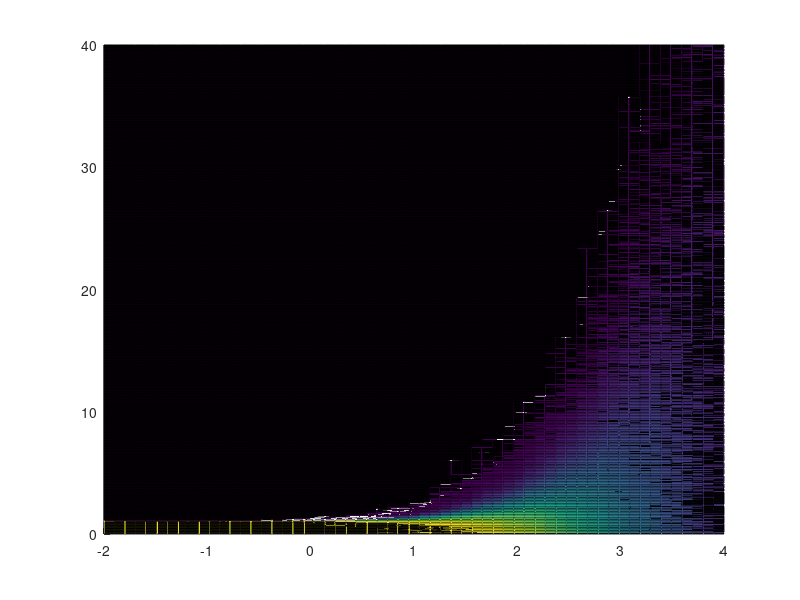

Write MATLAB code to recreate this figure. (Note: this script raises an error after producing the figure.)
clc;clear;close all hidden;
load('thresholds_n20.mat');
load('thresholds_n10.mat');
% load('large_maximum_data_results_n20_3.mat');
% load('large_maximum_data_results_n15_n10_3.mat');
% load('large_maximum_data_results_count_er_100_increasedSNR2.mat');
% load('large_maximum_data_results_count_er_signaltest_SNR200.mat');
% load('large_maximum_data_results_count_er_ztest2.mat');
% load('large_maximum_data_results_count_er_ztest200.mat');
% load('large_maximum_data_results_count_er_ztest200_N20.mat');

% load("large_new_performance_data_results_z_n40.mat")
load('large_new_maximum_data_results_n40_n20_n10.mat');
addpath(genpath('../../GL_classes/'));
%%

% N = 20;
% sparsities = S_RND_20;
% sparse_F = F_RND_20;
% graph_type = 'gaussian';
% graph_param = rnd_param;
% T = T_RND_20;

% N = 20;
% sparsities = S_BA_20;
% sparse_F = F_BA_20;
% graph_type = 'pa';
% graph_param = ba_param;
% T = T_BA_20;

N = 20;
sparsities = S_ER_20;
sparse_F = F_ER_20;
graph_type = 'er';
graph_param = er_param;
T = T_ER_20;

% N=10;
% sparsities = S_ER_10;
% sparse_F = F_ER_10;
% graph_type = 'er';
% graph_param = er_param;
% T = T_ER_10;

% N=10;
% sparsities = S_RND_10;
% sparse_F = F_RND_10;
% graph_type = 'gaussian';
% graph_param = rnd_param;
% T = T_RND_10;

% N=10;
% sparsities = S_BA_10;
% sparse_F = F_BA_10;
% graph_type = 'pa';
% graph_param = ba_param;
% T = T_BA_10;\

% N=40;
% sparsities = S_ER_40;
% sparse_F = F_ER_40;
% graph_type = 'er';
% graph_param = .1:.1:.9;
% T = T_ER_40;

% N=N_list(1);
% sparsities = .2;
% sparse_F = F_surfs(:,:,1);
% graph_type = 'er';
% graph_param = .2;
% T = T_ER_20;

thresholds = 0:.0025:2;
gammas = logspace(-2,4,60);

calculated = zeros(length(sparsities),1);
maximums = zeros(length(sparsities),1);
num_edges = sparsities*(N*(N-1)/2);
for i = 10:(length(sparsities))
    figure(1);
    clf;hold on;
    fig.fig = gcf;
    [X_axis,Y_axis] = meshgrid(log10(gammas),thresholds(2:end)*N);
    fig.s = surf(X_axis,Y_axis,sparse_F(:,2:end,i)');
    fig.s.EdgeColor = "none";
    xlabel("\textbf{log}$$_{\textbf{10}}(\gamma)$$",'Interpreter','latex','FontSize',14)
    ylabel("$$\tilde{\delta}$$",'Interpreter','latex','FontSize',14)
    zlabel("\textbf{F-score}",'Interpreter','latex','FontSize',14)
    view(2)
    ylim([0,10])    
    STANDARDIZE_FIGURE(fig)

    % edge_spread = graphs.get_edge_spread(graph_type,graph_param(i),N);
    edge_spread = graphs.get_edge_spread2(graph_type,graph_param(i),N);
    v_std = graphs.get_vertice_std(graph_type,graph_param(i),N);
    sparsity = graphs.get_sparsity(graph_type,graph_param(i));

    [a,b] = GL.get_cliff_curve(sparsities(i));
    [c1,c2] = GL.plot_cliff_curve(gammas,a,b,N,v_std);

    [X,Y] = meshgrid(log10(gammas),thresholds*N);
    cliff_curve_z1 = interp2(X,Y,sparse_F(:,:,i)',log10(gammas),c1)+1e-3;
    [X,Y] = meshgrid(log10(gammas),thresholds*N);
    cliff_curve_z2 = interp2(X,Y,sparse_F(:,:,i)',log10(gammas),c2)+1e-3;

    plot3(log10(gammas),c1,cliff_curve_z1,'LineWidth',2,'Color','red');
    plot3(log10(gammas),c2,cliff_curve_z2,'LineWidth',2);

    % a = -67.8256;
    % b = 0.0413;
    % c = 69.3318;
    % g = c+a*exp(b.*sparsity.^2);
    a = -0.2724;
    b = 2.6540;
    g = a*exp(b.*sparsity);
    rounded_g = interp1(gammas,gammas,10^g,'nearest');
    ind_g = find(gammas == rounded_g);
    % plot3(g*ones(length(thresholds),1),thresholds*N,max(sparse_F(ind_g,:,i),[],"all")*ones(length(thresholds),1),'LineWidth',2,'Color','black');
    plot3(g*ones(length(thresholds),1),thresholds*N,max(sparse_F(:,:,i),[],"all")*ones(length(thresholds),1),'LineWidth',2,'Color','black');
    
    t = T(i,1)*N;
    %make ramp function from (.3,0) to (.7,.25)
    % if sparsity >= .25 && sparsity <= .55
    %     ramp = (sparsity-.25)
    %     t = t-ramp;
    % elseif sparsity > .55
    %     ramp = .3
    %     t = t-ramp;
    % else
    %     ramp = 0
    % end

    plot3(log10(gammas),t*ones(length(gammas),1),max(sparse_F(:,:,i),[],"all")*ones(length(gammas),1),'LineWidth',2,'Color','black');

    [z_all(i),ind] = max(sparse_F(:,:,i),[],"all");

    % [z, ind] = max(cliff_curve_z1,[],"all");
    % z_g = log10(gammas(ind));
    % z_t = c1(ind);
    % scatter3(z_g,z_t,1,'filled','MarkerFaceColor','black');

    rounded_g = interp1(gammas,gammas,10^g,'nearest');
    rounded_t = interp1(thresholds,thresholds,t/N,'nearest');
    ind_g = find(gammas == rounded_g);
    ind_t = find(thresholds == rounded_t);
    curveF(i) = sparse_F(ind_g,ind_t,i)*100;


    title(sprintf("maxF = %.1d, curveF = %.1d",z_all(i)*100,curveF(i)),sparsity)


    % pause(1)
end